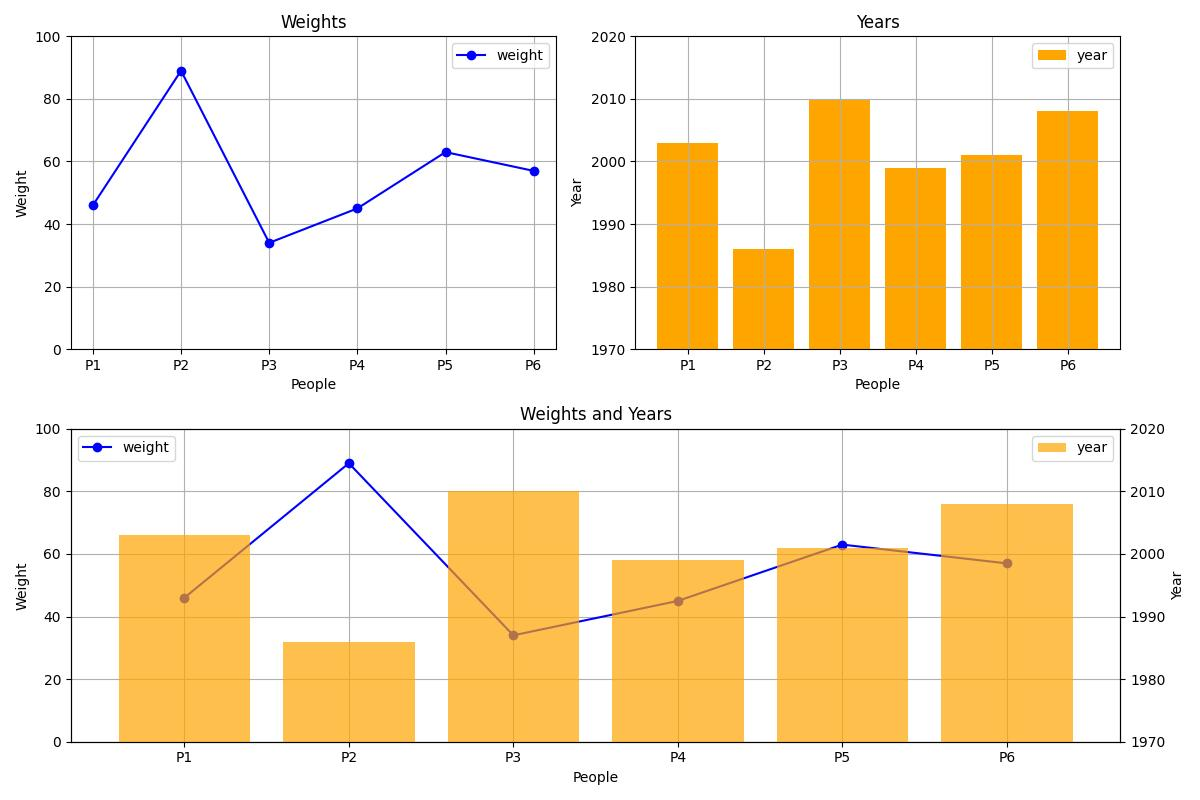

Source code (Python):
import pandas as pd
import matplotlib.pyplot as plt
import os

def plot_data():
  script_dir = os.path.dirname(__file__)
  csv_pathA = os.path.join(script_dir, 'q3_dataA.csv')
  csv_pathB = os.path.join(script_dir, 'q3_dataB.csv')
  jpg_path = os.path.join(script_dir, 'q3.jpg')

  dataA = pd.read_csv(csv_pathA)
  dataB = pd.read_csv(csv_pathB)

  fig = plt.figure(figsize=(12, 8))

  # Plot dataA
  ax1 = fig.add_subplot(2, 2, 1)
  ax1.plot(dataA['People'], dataA['Weight'], marker='o', color='blue', label='weight')
  ax1.set_title('Weights')
  ax1.set_xlabel('People')
  ax1.set_ylabel('Weight')
  ax1.set_ylim(0, 100)
  ax1.grid(True)
  ax1.legend()

  # Plot dataB
  ax2 = fig.add_subplot(2, 2, 2)
  ax2.bar(dataB['People'], dataB['Year'], color='orange', label='year')
  ax2.set_title('Years')
  ax2.set_xlabel('People')
  ax2.set_ylabel('Year')
  ax2.set_ylim(1970, 2020)
  ax2.grid(True)
  ax2.legend()

  # Plot dataA and dataB
  ax3 = fig.add_subplot(2, 1, 2)

  # left: Plot dataA
  ax3.plot(dataA['People'], dataA['Weight'], marker='o', color='blue', label='weight')
  ax3.set_title('Weights and Years')
  ax3.set_xlabel('People')
  ax3.set_ylabel('Weight')
  ax3.set_ylim(0, 100)
  ax3.grid(True)
  
  # right: Plot dataB
  ax4 = ax3.twinx()
  ax4.bar(dataB['People'], dataB['Year'], color='orange', alpha=0.7, label='year')
  ax4.set_ylabel('Year')
  ax4.set_ylim(1970, 2020)

  ax3.legend(loc='upper left')
  ax4.legend(loc='upper right')

  plt.tight_layout()
  plt.savefig(jpg_path)
  plt.show()

def main():
  plot_data()

if __name__ == '__main__':
  main()